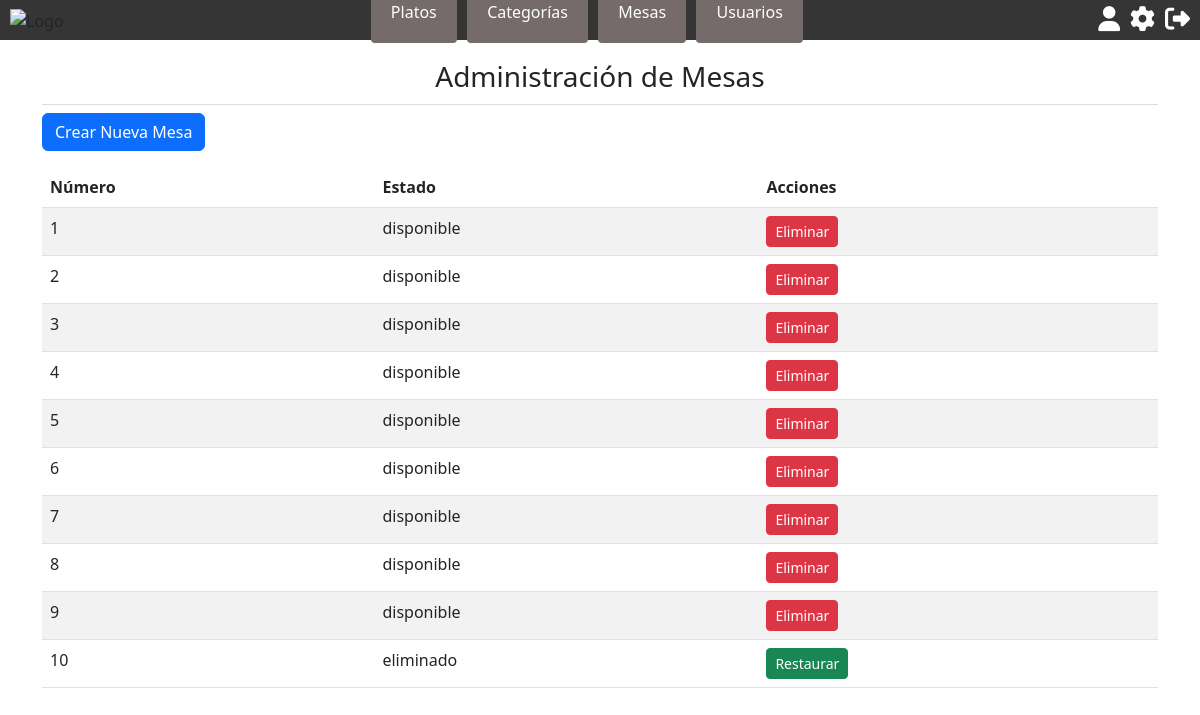
Screenshot of /mesas-admin/ (signed in) with the database file from the repository.
### restaurante_app/models.py (models this page shows, shortened)
class Mesa(models.Model):
    numero = models.AutoField(primary_key=True)
    EstMesCod = models.ForeignKey(EstadoMesa, on_delete=models.CASCADE, default=1)

class EstadoMesa(models.Model):
    EstMesCod = models.AutoField(primary_key=True)
    EstMesDes = models.CharField(max_length=100)
    def __str__(self):
        return  f'{self.EstMesDes}'

### restaurante_app/views.py (the view)
# urls.py: path('mesas-admin/', views.mesas_admin, name='mesas_admin'),
@login_required
def mesas_admin(request):
    if request.user.TipUsuCod.TipUsuDes != "Administrador":
        return redirect('index')
    mesas = Mesa.objects.all()
    return render(request, 'mesas_admin.html', {'mesas': mesas})

### restaurante_app/templates/mesas_admin.html (shortened to what this page needs)
{% extends 'base.html' %}
{% block content %}
<div class="container">
  <h2>Administración de Mesas</h2>
  <a href="{% url 'crear_mesa' %}" class="btn btn-primary mb-3">Crear Nueva Mesa</a>
  <table class="table table-striped">
    <thead>
      <tr>
        <th>Número</th>
        <th>Estado</th>
        <th>Acciones</th>
      </tr>
    </thead>
    <tbody>
      {% for mesa in mesas %}
      <tr>
        <td>{{ mesa.numero }}</td>
        <td>{{ mesa.EstMesCod }}</td>
        <td>
          {% if mesa.EstMesCod.EstMesDes == 'eliminado' %}
          <a href="{% url 'restaurar_mesa' mesa.numero %}" class="btn btn-success btn-sm">Restaurar</a>
          {% elif mesa.EstMesCod.EstMesDes == 'ocupado' %}
          <button class="btn btn-danger btn-sm" disabled>Eliminar (Mesa ocupada)</button>
          {% else %}
          <a href="{% url 'eliminar_mesa' mesa.numero %}" class="btn btn-danger btn-sm">Eliminar</a>
          {% endif %}
        </td>
      </tr>
      {% endfor %}
    </tbody>
  </table>
</div>
{% endblock %}

### restaurante_app/static/css/styles.css (style rules this page uses)
* { box-sizing: border-box; margin: 0; padding: 0; }
body { font-family: Arial, sans-serif; }
a { color: white; text-decoration: none; }
h2 { font-size: 28px !important; text-align: center; margin-bottom: 10px; border-bottom: 1px solid #ddd; padding-bottom: 10px; }
.container { max-width: 80rem; margin: 20px auto; }

### rows the page displays
Mesa: numero "1", EstMesCod "disponible", shows "Eliminar"
Mesa: numero "2", EstMesCod "disponible", shows "Eliminar"
Mesa: numero "3", EstMesCod "disponible", shows "Eliminar"
Mesa: numero "4", EstMesCod "disponible", shows "Eliminar"
Mesa: numero "5", EstMesCod "disponible", shows "Eliminar"
Mesa: numero "6", EstMesCod "disponible", shows "Eliminar"
Mesa: numero "7", EstMesCod "disponible", shows "Eliminar"
Mesa: numero "8", EstMesCod "disponible", shows "Eliminar"
Mesa: numero "9", EstMesCod "disponible", shows "Eliminar"
Mesa: numero "10", EstMesCod "eliminado", shows "Restaurar"
